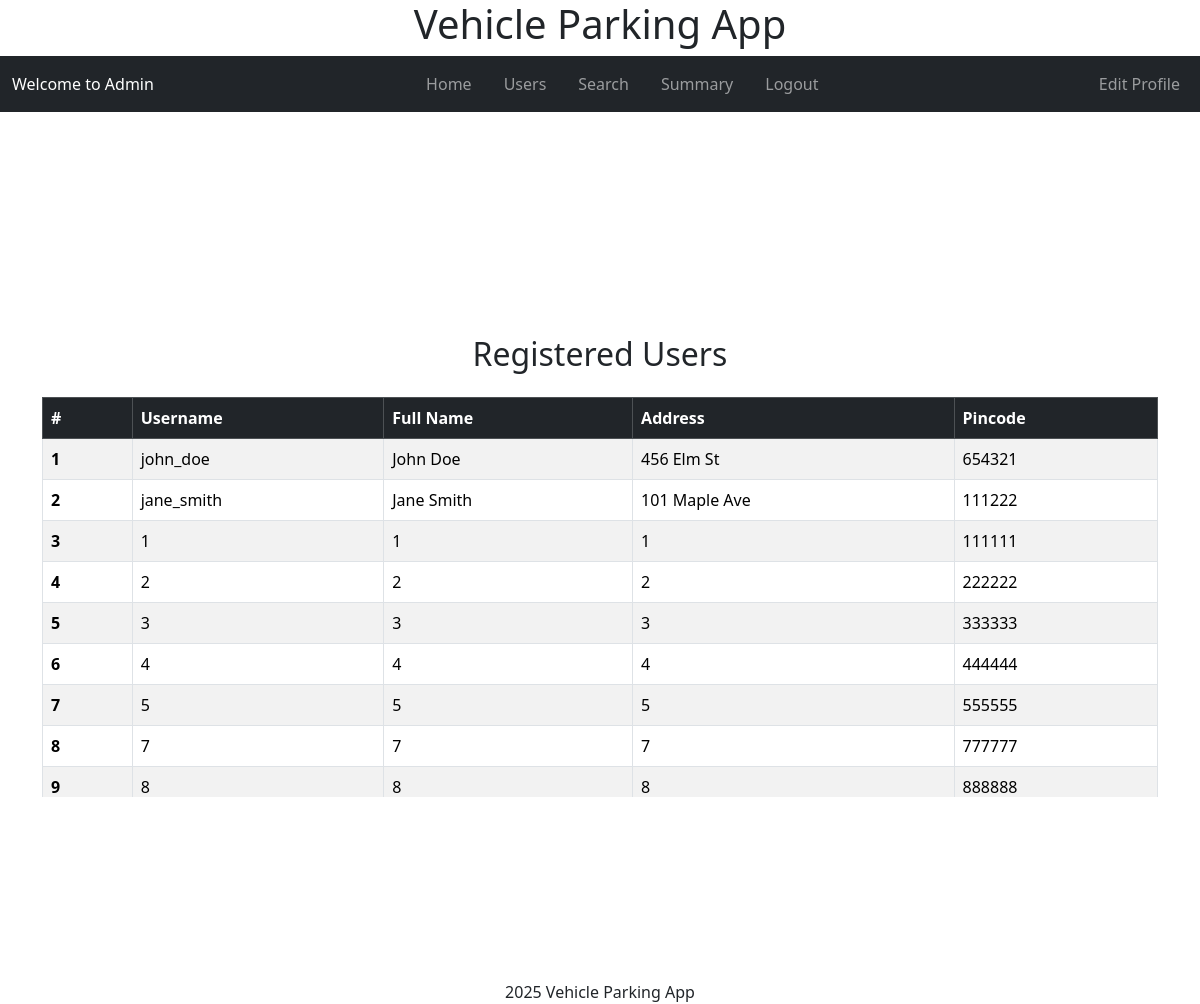
The app's page /admin/users (signed in) with its own data.
### models/models.py (models this page shows, shortened)
class User(db.Model, UserMixin):
    id = db.Column(db.Integer, primary_key=True)
    username = db.Column(db.String(80), unique=True, nullable=False)
    fullname = db.Column(db.String(255), nullable=False)
    address = db.Column(db.Text, nullable=False)
    pincode = db.Column(db.String(10), nullable=False)
    is_admin = db.Column(db.Boolean, default=False, nullable=False)
    parking_tickets = db.relationship('Ticket', backref='user', lazy=True)
    password_hash = db.Column(db.String(128), nullable=False)

### controllers/admin_controllers.py (the view)
@app.route("/admin/users")
@admin_required
def users():
    users = User.query.filter_by(is_admin=False).all()
    return render_template('admin/users.html', users=users)

### app.py (called while the page is built)
def create_app():
    app = Flask(__name__)
    app.config.from_object(LocalDevelopmentConfig)
    db.init_app(app)
    login_manager = LoginManager()
    login_manager.init_app(app)
    from models.models import User
    @login_manager.user_loader
    def load_user(user_id):
        return User.query.get(int(user_id))
    app.app_context().push()
    return app

### controllers/admin_controllers.py (called while the page is built)
def admin_required(f):
    @wraps(f)
    def decorated_function(*args, **kwargs):
        if not current_user.is_authenticated:
            flash('Please login to access this page.', 'warning')
            return redirect(url_for('login'))
        if not current_user.is_admin:
            flash('This page is only accessible to administrators.', 'warning')
            return redirect(url_for('user_dashboard'))
        return f(*args, **kwargs)
    return decorated_function

### templates/admin/users.html (shortened to what this page needs)
{% extends "layout.html" %}
{% block header %}
    {% include "admin/navbar.html" with context %}
{% endblock header %}
{% block content %}
<div class="container mt-4">
    <h2 class="mb-4 text-center">Registered Users</h2>
    <div class="table-responsive" style="max-height: 400px; overflow-y: auto;">
        <table class="table table-bordered table-striped align-middle">
            <thead class="table-dark">
                <tr>
                    <th scope="col">#</th>
                    <th scope="col">Username</th>
                    <th scope="col">Full Name</th>
                    <th scope="col">Address</th>
                    <th scope="col">Pincode</th>
                </tr>
            </thead>
            <tbody>
                {% for user in users %}
                <tr>
                    <th scope="row">{{ loop.index }}</th>
                    <td>{{ user.username }}</td>
                    <td>{{ user.fullname }}</td>
                    <td>{{ user.address }}</td>
                    <td>{{ user.pincode }}</td>
                </tr>
                {% else %}
                <tr>
                    <td colspan="6" class="text-center">No users found.</td>
                </tr>
                {% endfor %}
            </tbody>
        </table>
    </div>
</div>
{% endblock %}

### static/styles.css (style rules this page uses)
html, body { height: 100%; width: 100vw; margin: 0; padding: 0; overflow: hidden; }
body { min-height: 100vh; min-width: 100vw; box-sizing: border-box; display: flex; flex-direction: column; }

### records on screen
User: username "john_doe", fullname "John Doe", address "456 Elm St", pincode "654321"
User: username "jane_smith", fullname "Jane Smith", address "101 Maple Ave", pincode "111222"
User: username "1", fullname "1", address "1", pincode "111111"
User: username "2", fullname "2", address "2", pincode "222222"
User: username "3", fullname "3", address "3", pincode "333333"
User: username "4", fullname "4", address "4", pincode "444444"
User: username "5", fullname "5", address "5", pincode "555555"
User: username "7", fullname "7", address "7", pincode "777777"
User: username "8", fullname "8", address "8", pincode "888888"
